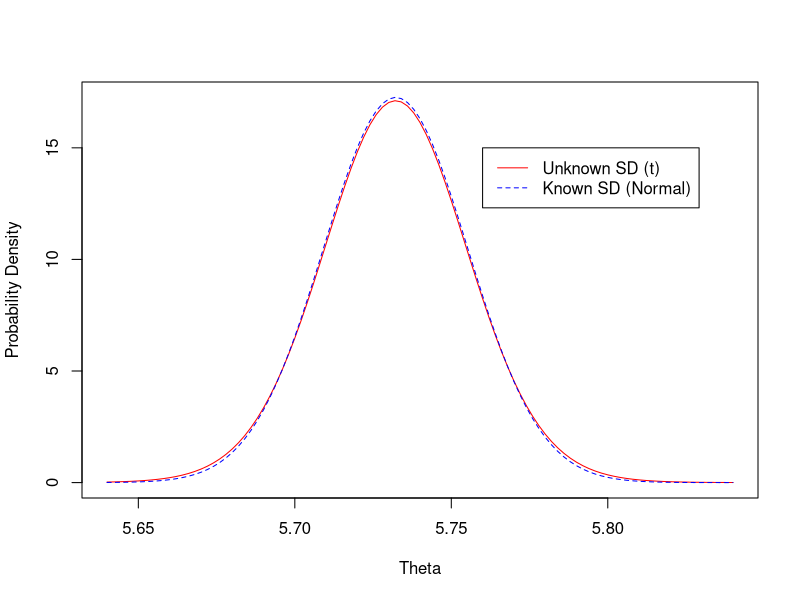
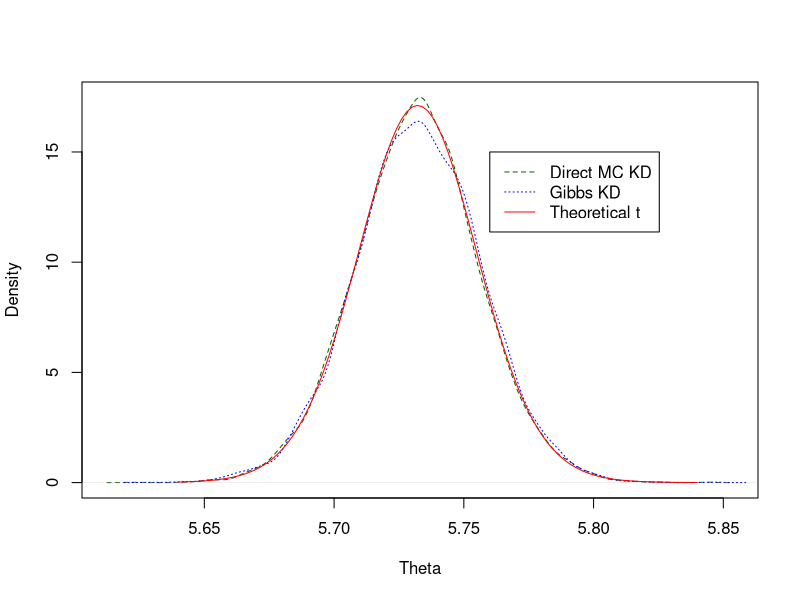

Write R code to recreate these figures, in order.
# Reaction time example from Unit 5 and 6

# Reaction time data (log reaction times) for first non-schizophrenic subject
reaction.times=c(5.743, 5.606, 5.858, 5.656, 5.591, 5.793, 5.697, 5.875, 5.677, 5.73, 
                 5.69, 5.919, 5.981, 5.996, 5.635, 5.799, 5.537, 5.642, 5.858, 5.793, 
                 5.805, 5.73, 5.677, 5.553, 5.829, 5.489, 5.724, 5.793, 5.684, 5.606)

require(coda)   # load the coda package

x = reaction.times
xbar = mean(x)
n = length(x)

#####
# First consider conjugate model of Unit 5
#   Assume non-informative prior distribution
#   Normal-Gamma with mu0=0, k0=0, alpha0=-1/2, beta0=infinity
#   Posterior hyperparameters mu1, k1, alpha1, beta1 
mu1 <- xbar
k1 <- n
alpha1 <- -1/2 + n/2
beta1 <- 1/(0.5*sum((x-xbar)^2))
spread1 <- sqrt(1/(k1*alpha1*beta1))

thetaVals <- 5.64+(0:100)/500
stdVals <- (thetaVals - mu1)/spread1
thetaMargDens <- dt(stdVals,df=2*alpha1)/spread1
normDens <- dnorm(thetaVals,mu1,spread1)
dens <- cbind(thetaMargDens,normDens)
matplot(thetaVals,dens,type=c("l","l"),col=c("red","blue"),xlab="Theta",ylab="Probability Density")
legend(5.76,15,c("Unknown SD (t)","Known SD (Normal)"),col=c("red","blue"),lty=c(1,2))


#Set simulation sample size
numSim <- 10000

# Simulate directly from the posterior distribution 
rhoDirect <- rgamma(numSim,shape=alpha1,scale=beta1)
sigmaDirect <- 1/sqrt(rhoDirect)
thetaDirect <- rnorm(numSim,mean=mu1,sd=sigmaDirect/sqrt(k1))

####
# Now use Gibbs sampling for semi-conjugate distribution

thetaGibbs<-xbar     #Initial guess for mean
sigmaGibbs<-sd(x)    #Initial guess for stdev
rhoGibbs<-1/sigmaGibbs[1]^2  # Initial guess for precision
for (k in 2:numSim) {
	thetaGibbs[k]<-  # note posterior mean is mu1 because k is zero
	  rnorm(1,mean=mu1,sd=sigmaGibbs[k-1]/sqrt(k1))
	alphaG<-alpha1    # This is unncecessary because alpha1 does not change
	betaG<-1/(0.5*sum((x-thetaGibbs[k])^2))
	rhoGibbs[k]<-rgamma(1,shape=alphaG,scale=betaG)
	sigmaGibbs[k]<-1/sqrt(rhoGibbs[k])
	}


#Plot theoretical and Monte Carlo density functions
plot(density(thetaDirect),col="darkgreen",lty=2,main="",xlab="Theta")
densityGibbs<-density(thetaGibbs)
lines(densityGibbs$x,densityGibbs$y,col="blue",lty=3)
lines(thetaVals,thetaMargDens,col="red")
legend(5.76,15,c("Direct MC KD","Gibbs KD","Theoretical t"),col=c("darkgreen","blue","red"),lty=c(2,3,1))

#Calculate effective sample size
effectiveSize(thetaDirect)
effectiveSize(thetaGibbs)
effectiveSize(sigmaDirect)
effectiveSize(sigmaGibbs)